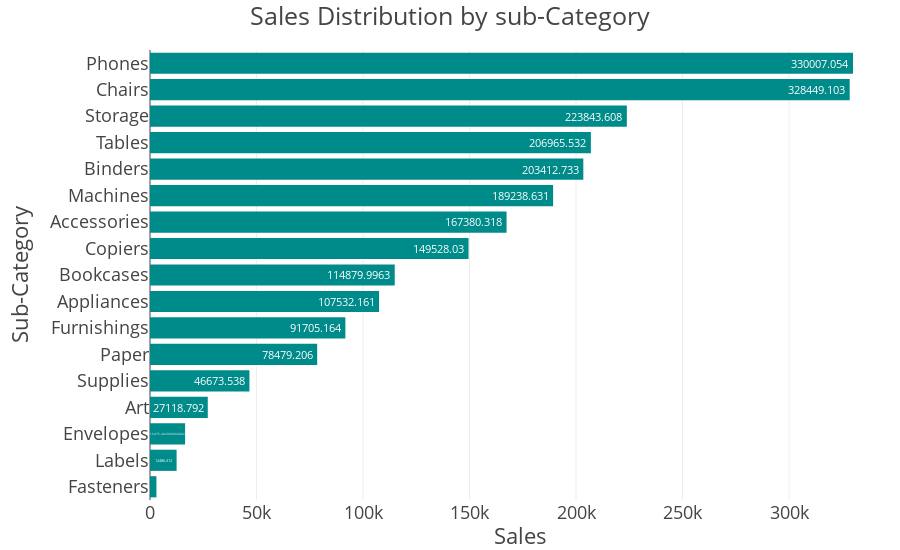

The notebook cell this image was saved under:
### Code cell
fig = px.bar(sales_by_sub_category, 
             x ='Sales', 
             y ='Sub-Category', title='Sales Distribution by sub-Category', 
             color_discrete_sequence=['darkcyan'],
             orientation='h',
            height= 550,
             text = 'Sales',
            width= 900)
fig.update_traces(textposition = 'inside')
fig.update_layout(template="presentation", paper_bgcolor="rgba(0, 0, 0, 0)", plot_bgcolor ="rgba(0, 0, 0, 0)",
                 margin = dict(l=150, r=10, t=50, b=50))
fig.show()
fig.write_image(os.path.join(results_dir,'sales_distribution_sub_category_bar_plot.jpg'))
fig.write_image(os.path.join(results_dir,'sales_distribution_sub_category_bar_plot.png'))
fig.write_html(os.path.join(results_dir,'sales_distribution_sub_category_bar_plot.html'))

### Figure 1 — Plotly figure (JSON) as saved in the notebook; plotly's stock layout.template omitted (floating-point values rounded to 4 significant figures)
{"data": [{"hovertemplate": "Sales=%{text}<br>Sub-Category=%{y}<extra></extra>", "legendgroup": "", "marker": {"color": "darkcyan", "pattern": {"shape": ""}}, "name": "", "orientation": "h", "showlegend": false, "text": [3024.0, 12490.0, 16480.0, 27120.0, 46670.0, 78480.0, 91710.0, 107500.0, 114900.0, 149500.0, 167400.0, 189200.0, 203400.0, 207000.0, 223800.0, 328400.0, 330000.0], "textposition": "inside", "type": "bar", "x": [3024.0, 12490.0, 16480.0, 27120.0, 46670.0, 78480.0, 91710.0, 107500.0, 114900.0, 149500.0, 167400.0, 189200.0, 203400.0, 207000.0, 223800.0, 328400.0, 330000.0], "xaxis": "x", "y": ["Fasteners", "Labels", "Envelopes", "Art", "Supplies", "Paper", "Furnishings", "Appliances", "Bookcases", "Copiers", "Accessories", "Machines", "Binders", "Tables", "Storage", "Chairs", "Phones"], "yaxis": "y"}], "layout": {"barmode": "relative", "height": 550, "legend": {"tracegroupgap": 0}, "margin": {"b": 50, "l": 150, "r": 10, "t": 50}, "paper_bgcolor": "rgba(0, 0, 0, 0)", "plot_bgcolor": "rgba(0, 0, 0, 0)", "title": {"text": "Sales Distribution by sub-Category"}, "width": 900, "xaxis": {"anchor": "y", "autorange": true, "domain": [0, 1], "range": [0, 347400.0], "title": {"text": "Sales"}, "type": "linear"}, "yaxis": {"anchor": "x", "autorange": true, "domain": [0, 1], "range": [-0.5, 16.5], "title": {"text": "Sub-Category"}, "type": "category"}}}
